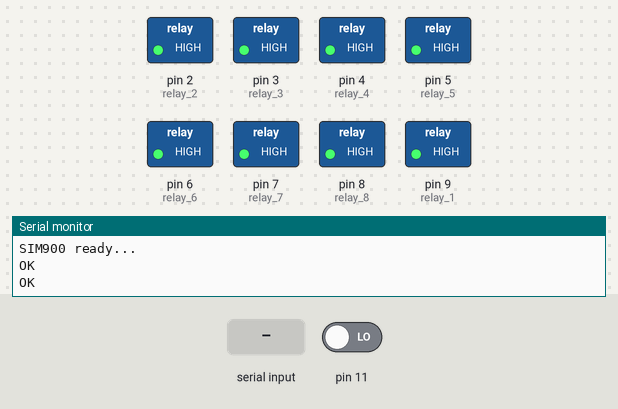
The sketch below on a simulated Arduino Uno, built with avr-gcc and run on an emulated ATmega328P. Parts: switched loads named in the sketch (green lamp = pin HIGH), the last lines printed to the serial monitor. The inputs (shaded band) are chosen by the test bench; at power-on: pin 11 LOW. The modem accepts every AT command (registered, SIM ready, sends succeed) and sends nothing else.

Above: at 12.4 s.
12.5 s: pin 11 driven HIGH
At 13.4 s:
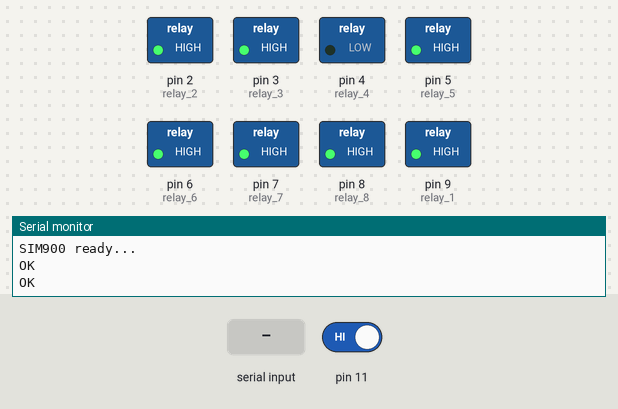
14.0 s: "ON_1" received over the second serial link
At 16.8 s:
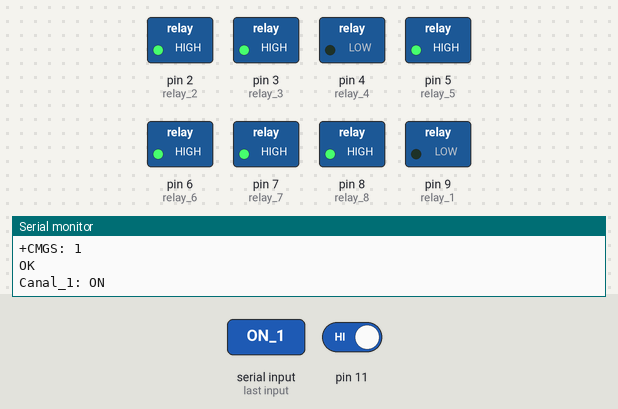
17.0 s: "ON_2" received over the second serial link
At 20.6 s:
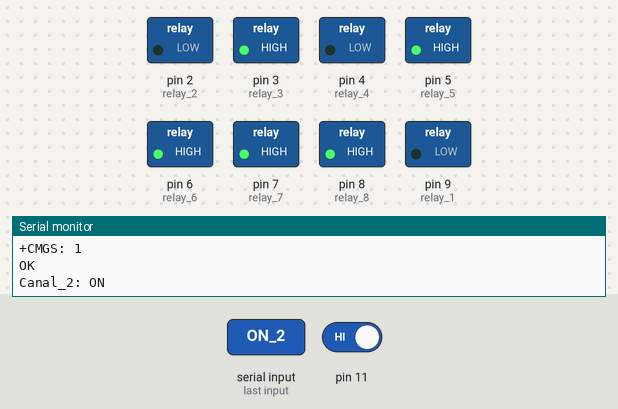
Timing chart, 0 to 22.1 s (numbered marks = the images above; inputs shaded):
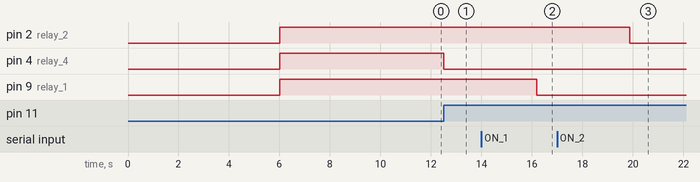

The sketch:

sms_relayx8.ino
```cpp
#include <SoftwareSerial.h>
// Configure software serial port
SoftwareSerial SIM900(12,13);

// Variable to store text message
String textMessage;
String message;
// Create a variable to store Lamp state
String lampState_1 = "Canal_1: ON\n";
String lampState_2 = "Canal_2: ON\n";
String lampState_3 = "Canal_3: ON\n";
String lampState_4 = "Canal_4: ON\n";
String lampState_5 = "Canal_5: ON\n";
String lampState_6 = "Canal_6: ON\n";
String lampState_7 = "Canal_7: ON\n";
String lampState_8 = "Canal_8: ON\n";

// Relay connected to pin 12
const int relay_1= 9;
const int relay_2 = 2;
const int relay_3 = 3;
const int relay_4 = 4;
const int relay_5 = 5;
const int relay_6 = 6;
const int relay_7 = 7;
const int relay_8 = 8;
int i;
void setup() {
  // Automatically turn on the shield
  //digitalWrite(9, HIGH);
  delay(1000);
 // digitalWrite(9, LOW);
  delay(5000);

  // Set relay as OUTPUT
  pinMode(relay_1, OUTPUT);
  pinMode(relay_2, OUTPUT);
  pinMode(relay_3, OUTPUT);
  pinMode(relay_4, OUTPUT);
  pinMode(relay_5, OUTPUT);
  pinMode(relay_6, OUTPUT);
  pinMode(relay_7, OUTPUT);
  pinMode(relay_8, OUTPUT);
  pinMode(11,INPUT);
  // By default the relay is off
  digitalWrite(relay_1, HIGH);
  digitalWrite(relay_2, HIGH);
  digitalWrite(relay_3, HIGH);
  digitalWrite(relay_4, HIGH);
  digitalWrite(relay_5, HIGH);
  digitalWrite(relay_6, HIGH);
  digitalWrite(relay_7, HIGH);
  digitalWrite(relay_8, HIGH);

  // Initializing serial commmunication
  Serial.begin(19200);
  SIM900.begin(19200);

  // Give time to your GSM shield log on to network
  delay(5000);
  Serial.print("SIM900 ready...");

  // AT command to set SIM900 to SMS mode
  SIM900.print("AT+CMGF=1\r");
  delay(100);
  // Set module to send SMS data to serial out upon receipt
  SIM900.print("AT+CNMI=2,2,0,0,0\r");
  delay(100);
}

void loop(){
  if(SIM900.available()>0){
    textMessage = SIM900.readString();
    Serial.print(textMessage);
    delay(10);
  }

    if(textMessage.indexOf("ON_1")>=0){
    // Turn on relay and save current state
    digitalWrite(relay_1, LOW);
    lampState_1 = "Canal_1: ON\n";
    Serial.println("Canal_1: ON");
    textMessage = "";
  }

  if(textMessage.indexOf("ON_2")>=0){
    // Turn on relay and save current state
    digitalWrite(relay_2, LOW);
    lampState_2 = "Canal_2: ON\n";
    Serial.println("Canal_2: ON");
    textMessage = "";
  }


    if(textMessage.indexOf("ON_3")>=0){
    // Turn on relay and save current state
    digitalWrite(relay_3, LOW);
    lampState_3 = "Canal_3: ON\n";
    Serial.println("Canal_3: ON");
    textMessage = "";
  }

    if(textMessage.indexOf("ON_4")>=0){
    // Turn on relay and save current state
    digitalWrite(relay_4, LOW);
    lampState_4 = "Canal_4: ON\n";
    Serial.println("Canal_4: ON");
    textMessage = "";
  }

    if(textMessage.indexOf("ON_5")>=0){
    // Turn on relay and save current state
    digitalWrite(relay_5, LOW);
    lampState_5 = "Canal_5: ON\n";
    Serial.println("Canal_5: ON");
    textMessage = "";
  }

    if(textMessage.indexOf("ON_6")>=0){
    // Turn on relay and save current state
    digitalWrite(relay_6, LOW);
    lampState_6 = "Canal_6: ON\n";
    Serial.println("Canal_6: ON");
    textMessage = "";
  }

    if(textMessage.indexOf("ON_7")>=0){
    // Turn on relay and save current state
    digitalWrite(relay_7, LOW);
    lampState_7 = "Canal_7: ON\n";
    Serial.println("Canal_7: ON");
    textMessage = "";
  }

    if(textMessage.indexOf("ON_8")>=0){
    // Turn on relay and save current state
    digitalWrite(relay_8, LOW);
    lampState_8 = "Canal_8: ON\n";
    Serial.println("Canal_8: ON");
    textMessage = "";
  }
if(textMessage.indexOf("ON_ALL")>=0){
  for(i=0;i<=8;i++)
  {
     digitalWrite(i, LOW);
    }
    message = "ALL: ON\n";
    Serial.println("ALL: ON");
    textMessage = "";
    }
//


  if(textMessage.indexOf("OFF_1")>=0){
    // Turn off relay and save current state
    digitalWrite(relay_1, HIGH);
    lampState_1 = "Canal_1: OFF\n";
    Serial.println("Canal_1: OFF");
    textMessage = "";
  }
    if(textMessage.indexOf("OFF_2")>=0){
    // Turn off relay and save current state
    digitalWrite(relay_2, HIGH);
    lampState_2 = "Canal_2: OFF\n";
    Serial.println("Canal_2: OFF");
    textMessage = "";
  }
    if(textMessage.indexOf("OFF_3")>=0){
    // Turn off relay and save current state
    digitalWrite(relay_3, HIGH);
    lampState_3 = "Canal_3: OFF\n";
    Serial.println("Canal_3: OFF");
    textMessage = "";
  }
    if(textMessage.indexOf("OFF_4")>=0){
    // Turn off relay and save current state
    digitalWrite(relay_4, HIGH);
    lampState_4 = "Canal_4: OFF\n";
    Serial.println("Canal_4: OFF");
    textMessage = "";
  }
    if(textMessage.indexOf("OFF_5")>=0){
    // Turn off relay and save current state
    digitalWrite(relay_5, HIGH);
    lampState_5 = "Canal_5: OFF\n";
    Serial.println("Canal_5: OFF");
    textMessage = "";
  }
    if(textMessage.indexOf("OFF_6")>=0){
    // Turn off relay and save current state
    digitalWrite(relay_6, HIGH);
    lampState_6 = "Canal_6: OFF\n";
    Serial.println("Canal_6: OFF");
    textMessage = "";
  }
    if(textMessage.indexOf("OFF_1")>=0){
    // Turn off relay and save current state
    digitalWrite(relay_7, HIGH);
    lampState_7 = "Canal_7: OFF\n";
    Serial.println("Canal_7: OFF");
    textMessage = "";
  }
    if(textMessage.indexOf("OFF_8")>=0){
    // Turn off relay and save current state
    digitalWrite(relay_8, HIGH);
    lampState_8 = "Canal_8: OFF\n";
    Serial.println("Canal_8: OFF");
    textMessage = "";
  }

  if(textMessage.indexOf("OFF_ALL")>=0){
  for(i=0;i<=8;i++)
  {
     digitalWrite(i, HIGH);
    }
    message = "ALL: OFF\n";
    Serial.println("ALL: OFF");
    textMessage = "";
    }
  //

  if(textMessage.indexOf("STATE")>=0){
 //   message ="hello";
    message = lampState_1 + lampState_2 +lampState_3 + lampState_4 +lampState_5 + lampState_6 +lampState_7 + lampState_8;
    sendSMS(message);
    Serial.println("Lamp state resquest");
    textMessage = "";
  }
  if (digitalRead(11)==HIGH)
   {
 digitalWrite(relay_4, LOW);

      lampState_4 = "Canal_4: OFF\n";
      message = lampState_1 + lampState_2 +lampState_3 + lampState_4 +lampState_5 + lampState_6 +lampState_7 + lampState_8;
      sendSMS(message);
    Serial.println("Lamp state resquest");
    textMessage = "";
    }
}

// Function that sends SMS
void sendSMS(String message){
  // AT command to set SIM900 to SMS mode
  SIM900.print("AT+CMGF=1\r");
  delay(500);

  // REPLACE THE X's WITH THE RECIPIENT'S MOBILE NUMBER
  // USE INTERNATIONAL FORMAT CODE FOR MOBILE NUMBERS

SIM900.println("AT+CMGS=\"XXXXXXXXXX\"\r");

  delay(500);
  // Send the SMS
  SIM900.println(message);
  delay(500);

  // End AT command with a ^Z, ASCII code 26
  SIM900.println((char)26);
  delay(500);
  SIM900.println();
  // Give module time to send SMS
  delay(600);
}
```

Measured:
- after the input at 12.5 s, pin 4 (relay_4): HIGH → LOW at once
- after the input at 14.0 s, pin 9 (relay_1): HIGH → LOW after 2.2 s
- after the input at 17.0 s, pin 2 (relay_2): HIGH → LOW after 2.9 s
